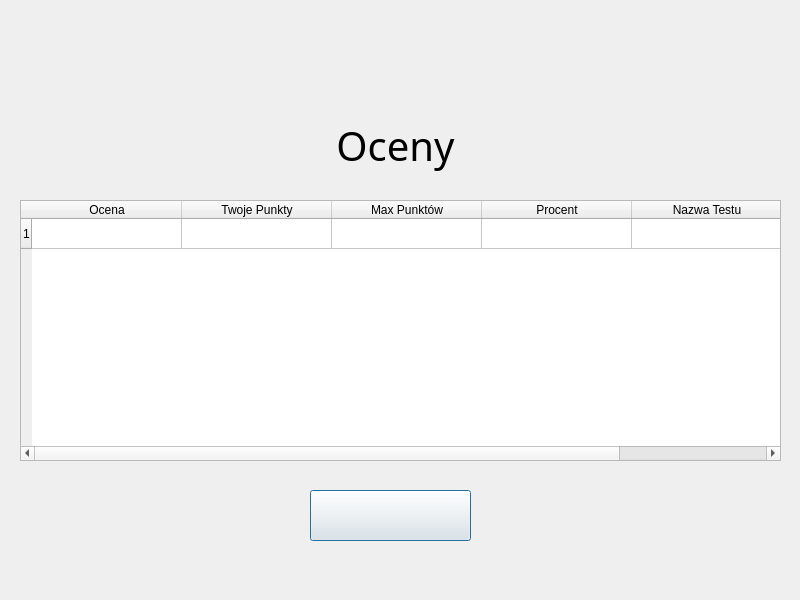
<?xml version="1.0" encoding="UTF-8"?>
<ui version="4.0">
 <class>Dialog</class>
 <widget class="QDialog" name="Dialog">
  <property name="geometry">
   <rect>
    <x>0</x>
    <y>0</y>
    <width>800</width>
    <height>600</height>
   </rect>
  </property>
  <property name="windowTitle">
   <string>Dialog</string>
  </property>
  <widget class="QLabel" name="label">
   <property name="geometry">
    <rect>
     <x>0</x>
     <y>0</y>
     <width>800</width>
     <height>600</height>
    </rect>
   </property>
   <property name="lineWidth">
    <number>1</number>
   </property>
   <property name="midLineWidth">
    <number>0</number>
   </property>
   <property name="text">
    <string/>
   </property>
   <property name="pixmap">
    <pixmap>assets/Screen2/TloGlowneZTytulem.png</pixmap>
   </property>
   <property name="scaledContents">
    <bool>true</bool>
   </property>
  </widget>
  <widget class="QLabel" name="label_2">
   <property name="geometry">
    <rect>
     <x>290</x>
     <y>110</y>
     <width>211</width>
     <height>71</height>
    </rect>
   </property>
   <property name="font">
    <font>
     <family>Sitka Banner</family>
     <pointsize>30</pointsize>
     <weight>50</weight>
     <bold>false</bold>
    </font>
   </property>
   <property name="styleSheet">
    <string notr="true">
</string>
   </property>
   <property name="text">
    <string>Oceny</string>
   </property>
   <property name="alignment">
    <set>Qt::AlignCenter</set>
   </property>
  </widget>
  <widget class="QTableWidget" name="tableWidget">
   <property name="geometry">
    <rect>
     <x>20</x>
     <y>200</y>
     <width>761</width>
     <height>261</height>
    </rect>
   </property>
   <property name="sizePolicy">
    <sizepolicy hsizetype="Expanding" vsizetype="Ignored">
     <horstretch>0</horstretch>
     <verstretch>0</verstretch>
    </sizepolicy>
   </property>
   <property name="layoutDirection">
    <enum>Qt::LeftToRight</enum>
   </property>
   <property name="frameShape">
    <enum>QFrame::StyledPanel</enum>
   </property>
   <property name="frameShadow">
    <enum>QFrame::Sunken</enum>
   </property>
   <property name="lineWidth">
    <number>1</number>
   </property>
   <property name="midLineWidth">
    <number>0</number>
   </property>
   <property name="verticalScrollBarPolicy">
    <enum>Qt::ScrollBarAsNeeded</enum>
   </property>
   <property name="horizontalScrollBarPolicy">
    <enum>Qt::ScrollBarAsNeeded</enum>
   </property>
   <property name="editTriggers">
    <set>QAbstractItemView::NoEditTriggers</set>
   </property>
   <property name="alternatingRowColors">
    <bool>false</bool>
   </property>
   <property name="selectionMode">
    <enum>QAbstractItemView::ExtendedSelection</enum>
   </property>
   <property name="selectionBehavior">
    <enum>QAbstractItemView::SelectItems</enum>
   </property>
   <attribute name="horizontalHeaderCascadingSectionResizes">
    <bool>false</bool>
   </attribute>
   <attribute name="horizontalHeaderDefaultSectionSize">
    <number>150</number>
   </attribute>
   <attribute name="horizontalHeaderShowSortIndicator" stdset="0">
    <bool>false</bool>
   </attribute>
   <attribute name="horizontalHeaderStretchLastSection">
    <bool>false</bool>
   </attribute>
   <attribute name="verticalHeaderCascadingSectionResizes">
    <bool>false</bool>
   </attribute>
   <row>
    <property name="text">
     <string>1</string>
    </property>
    <property name="textAlignment">
     <set>AlignCenter</set>
    </property>
   </row>
   <column>
    <property name="text">
     <string>Ocena</string>
    </property>
   </column>
   <column>
    <property name="text">
     <string>Twoje Punkty</string>
    </property>
   </column>
   <column>
    <property name="text">
     <string>Max Punktów</string>
    </property>
   </column>
   <column>
    <property name="text">
     <string>Procent</string>
    </property>
   </column>
   <column>
    <property name="text">
     <string>Nazwa Testu</string>
    </property>
   </column>
   <item row="0" column="0">
    <property name="text">
     <string/>
    </property>
    <property name="textAlignment">
     <set>AlignLeading|AlignVCenter</set>
    </property>
   </item>
   <item row="0" column="1">
    <property name="text">
     <string/>
    </property>
    <property name="textAlignment">
     <set>AlignLeading|AlignVCenter</set>
    </property>
   </item>
   <item row="0" column="2">
    <property name="text">
     <string/>
    </property>
    <property name="textAlignment">
     <set>AlignLeading|AlignVCenter</set>
    </property>
   </item>
   <item row="0" column="3">
    <property name="text">
     <string/>
    </property>
    <property name="textAlignment">
     <set>AlignLeading|AlignVCenter</set>
    </property>
   </item>
   <item row="0" column="4">
    <property name="text">
     <string/>
    </property>
    <property name="textAlignment">
     <set>AlignLeading|AlignVCenter</set>
    </property>
   </item>
  </widget>
  <widget class="QPushButton" name="BackButton">
   <property name="geometry">
    <rect>
     <x>310</x>
     <y>490</y>
     <width>161</width>
     <height>51</height>
    </rect>
   </property>
   <property name="text">
    <string/>
   </property>
   <property name="icon">
    <iconset>
     <normaloff>assets/Cofnij.png</normaloff>assets/Cofnij.png</iconset>
   </property>
   <property name="iconSize">
    <size>
     <width>161</width>
     <height>51</height>
    </size>
   </property>
  </widget>
 </widget>
 <resources/>
 <connections/>
</ui>
